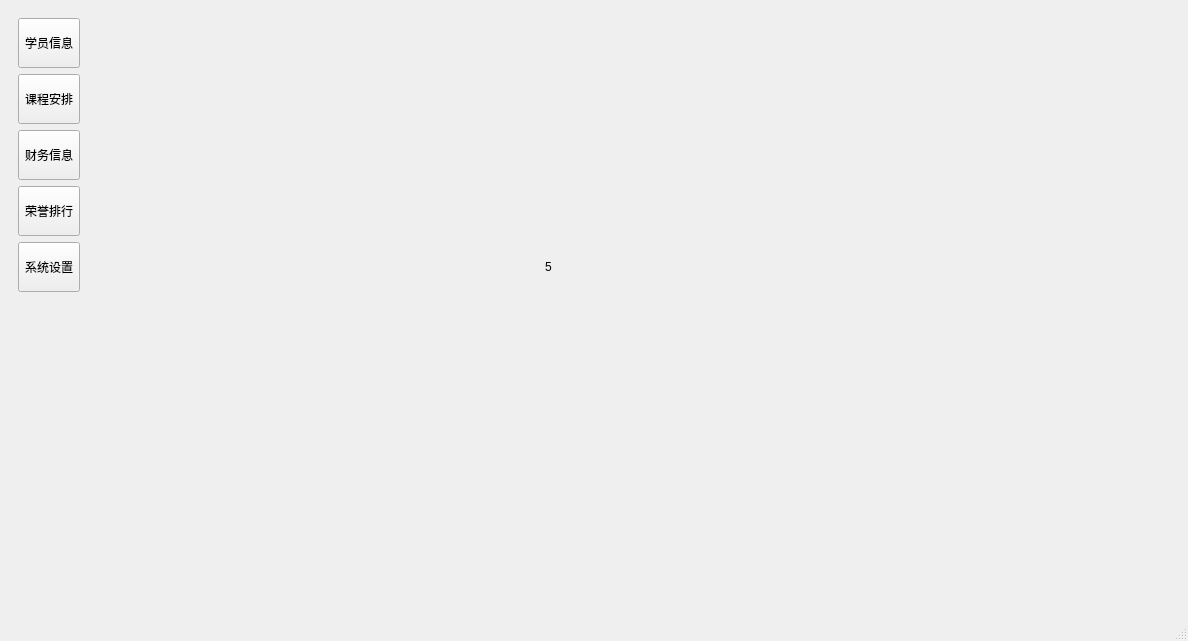
<?xml version="1.0" encoding="UTF-8"?>
<ui version="4.0">
 <class>MainWindow</class>
 <widget class="QMainWindow" name="MainWindow">
  <property name="geometry">
   <rect>
    <x>0</x>
    <y>0</y>
    <width>1188</width>
    <height>641</height>
   </rect>
  </property>
  <property name="windowTitle">
   <string>MainWindow</string>
  </property>
  <widget class="QWidget" name="centralwidget">
   <layout class="QHBoxLayout" name="horizontalLayout">
    <item>
     <widget class="QWidget" name="widget" native="true">
      <property name="minimumSize">
       <size>
        <width>100</width>
        <height>0</height>
       </size>
      </property>
      <layout class="QVBoxLayout" name="verticalLayout">
       <item>
        <widget class="QToolButton" name="btu_stu">
         <property name="minimumSize">
          <size>
           <width>50</width>
           <height>50</height>
          </size>
         </property>
         <property name="text">
          <string>学员信息</string>
         </property>
         <property name="checkable">
          <bool>true</bool>
         </property>
        </widget>
       </item>
       <item>
        <widget class="QToolButton" name="btn_schedule">
         <property name="minimumSize">
          <size>
           <width>50</width>
           <height>50</height>
          </size>
         </property>
         <property name="text">
          <string>课程安排</string>
         </property>
         <property name="checkable">
          <bool>true</bool>
         </property>
        </widget>
       </item>
       <item>
        <widget class="QToolButton" name="btn_finance">
         <property name="minimumSize">
          <size>
           <width>50</width>
           <height>50</height>
          </size>
         </property>
         <property name="text">
          <string>财务信息</string>
         </property>
         <property name="checkable">
          <bool>true</bool>
         </property>
        </widget>
       </item>
       <item>
        <widget class="QToolButton" name="btn_honor">
         <property name="minimumSize">
          <size>
           <width>50</width>
           <height>50</height>
          </size>
         </property>
         <property name="text">
          <string>荣誉排行</string>
         </property>
         <property name="checkable">
          <bool>true</bool>
         </property>
        </widget>
       </item>
       <item>
        <widget class="QToolButton" name="btn_system">
         <property name="minimumSize">
          <size>
           <width>50</width>
           <height>50</height>
          </size>
         </property>
         <property name="text">
          <string>系统设置</string>
         </property>
         <property name="checkable">
          <bool>true</bool>
         </property>
        </widget>
       </item>
       <item>
        <spacer name="verticalSpacer">
         <property name="orientation">
          <enum>Qt::Orientation::Vertical</enum>
         </property>
         <property name="sizeHint" stdset="0">
          <size>
           <width>20</width>
           <height>240</height>
          </size>
         </property>
        </spacer>
       </item>
      </layout>
     </widget>
    </item>
    <item>
     <widget class="QStackedWidget" name="stackedWidget">
      <property name="currentIndex">
       <number>4</number>
      </property>
      <widget class="QWidget" name="page_stuInfo">
       <widget class="QLabel" name="label">
        <property name="geometry">
         <rect>
          <x>370</x>
          <y>260</y>
          <width>53</width>
          <height>15</height>
         </rect>
        </property>
        <property name="text">
         <string>1</string>
        </property>
       </widget>
      </widget>
      <widget class="QWidget" name="page_finance">
       <widget class="QLabel" name="label_2">
        <property name="geometry">
         <rect>
          <x>310</x>
          <y>200</y>
          <width>53</width>
          <height>15</height>
         </rect>
        </property>
        <property name="text">
         <string>2</string>
        </property>
       </widget>
      </widget>
      <widget class="QWidget" name="page_honor">
       <widget class="QLabel" name="label_3">
        <property name="geometry">
         <rect>
          <x>420</x>
          <y>290</y>
          <width>53</width>
          <height>15</height>
         </rect>
        </property>
        <property name="text">
         <string>3</string>
        </property>
       </widget>
      </widget>
      <widget class="QWidget" name="page_system">
       <widget class="QLabel" name="label_4">
        <property name="geometry">
         <rect>
          <x>450</x>
          <y>270</y>
          <width>53</width>
          <height>15</height>
         </rect>
        </property>
        <property name="text">
         <string>4</string>
        </property>
       </widget>
      </widget>
      <widget class="QWidget" name="page_schedule">
       <widget class="QLabel" name="label_5">
        <property name="geometry">
         <rect>
          <x>430</x>
          <y>250</y>
          <width>53</width>
          <height>15</height>
         </rect>
        </property>
        <property name="text">
         <string>5</string>
        </property>
       </widget>
      </widget>
     </widget>
    </item>
   </layout>
  </widget>
  <widget class="QMenuBar" name="menubar">
   <property name="geometry">
    <rect>
     <x>0</x>
     <y>0</y>
     <width>1188</width>
     <height>21</height>
    </rect>
   </property>
  </widget>
  <widget class="QStatusBar" name="statusbar"/>
 </widget>
 <resources/>
 <connections/>
</ui>
